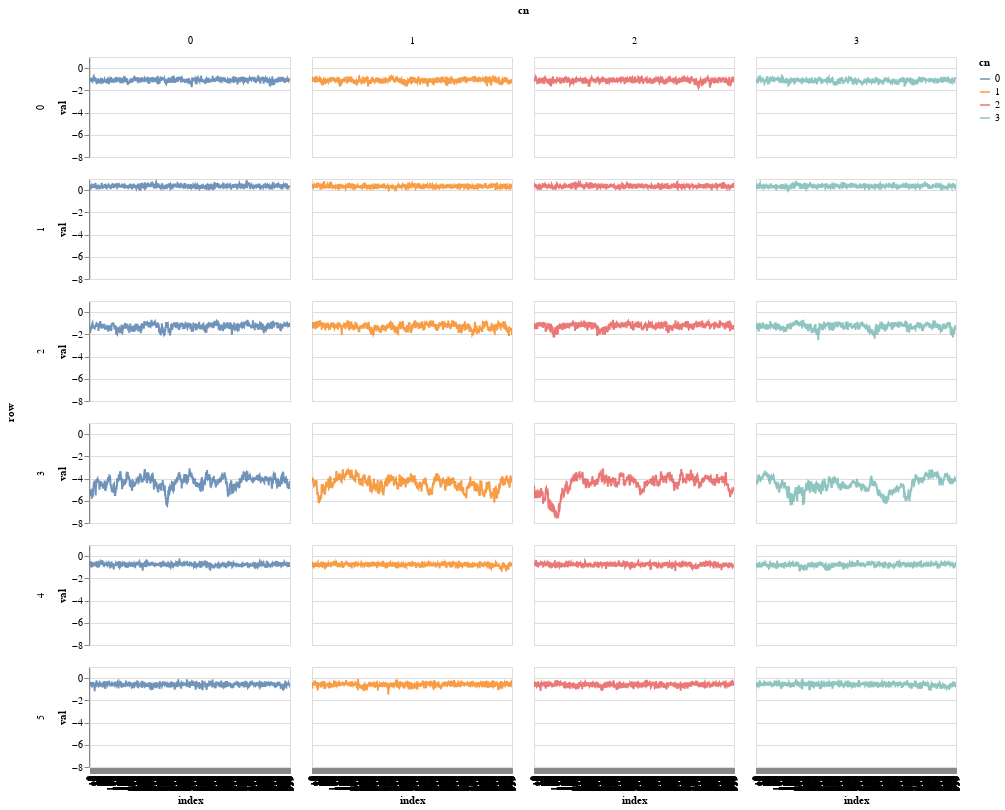

Source (notebook cell):
### Code cell
c1 = alt.Chart(samples_to_df(ps, 'alpha')).mark_line(opacity=0.8).encode(
    alt.X('index:O'),
    alt.Y('val'),
    alt.Color('cn:N'),
    row = 'row:O',
    column= 'cn:N'
).properties(width = 200, height=100) 

c1.interactive()

### Figure 1 — Vega-Lite specification as saved in the notebook (floating-point values rounded to 4 significant figures; data arrays with more than 128 entries replaced by an {"elided": "..."} marker saying what was removed)
{"config": {"view": {"continuousWidth": 400, "continuousHeight": 300}}, "data": {"name": "data-d1d4c3b80644327f2dba901e06582dc6"}, "mark": {"type": "line", "opacity": 0.8}, "encoding": {"color": {"type": "nominal", "field": "cn"}, "column": {"type": "nominal", "field": "cn"}, "row": {"type": "ordinal", "field": "row"}, "x": {"type": "ordinal", "field": "index"}, "y": {"type": "quantitative", "field": "val"}}, "height": 100, "selection": {"selector006": {"type": "interval", "bind": "scales", "encodings": ["x", "y"]}}, "width": 200, "$schema": "https://vega.github.io/schema/vega-lite/v4.8.1.json", "datasets": {"data-d1d4c3b80644327f2dba901e06582dc6": {"elided": "24000 records"}}}
